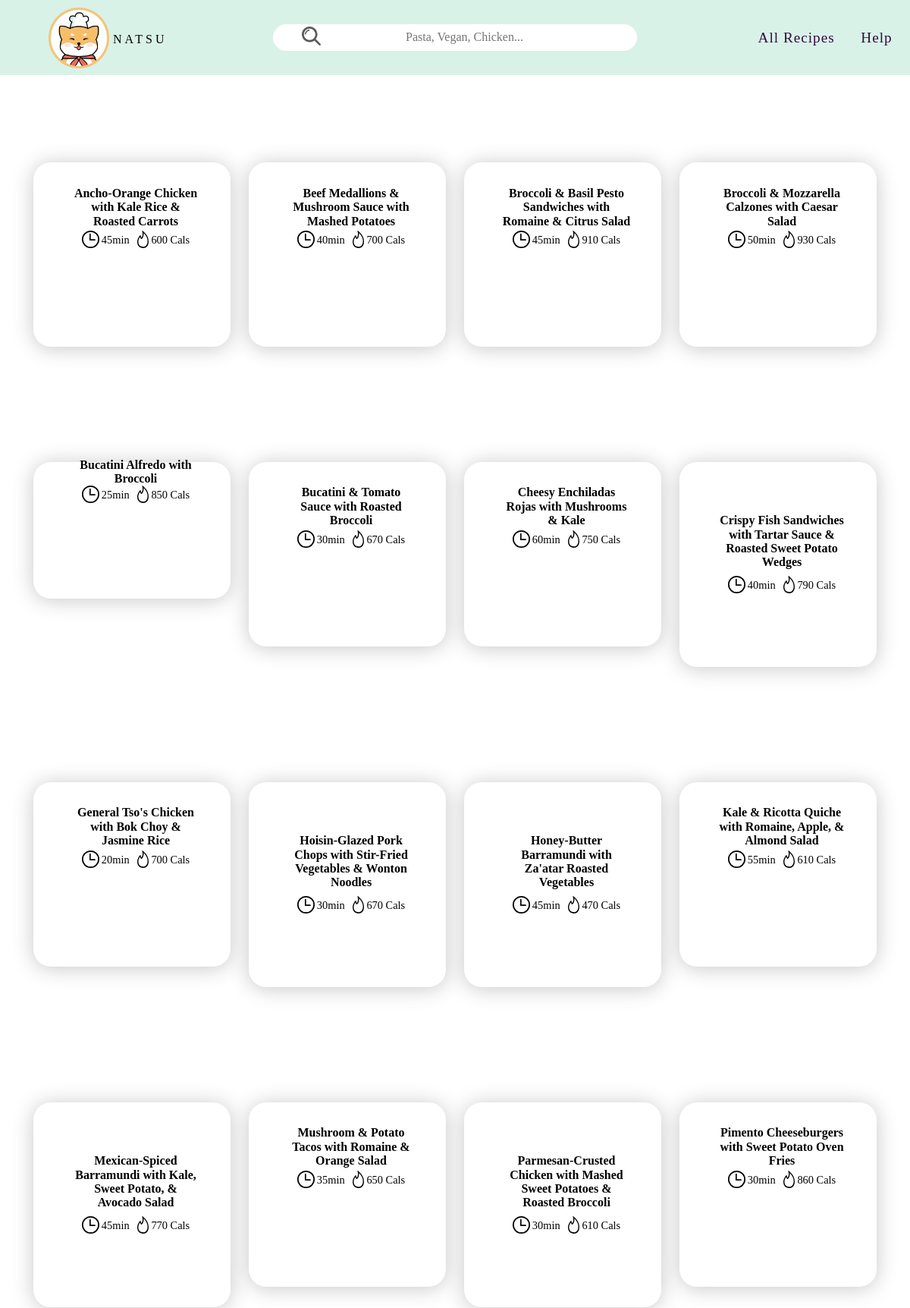
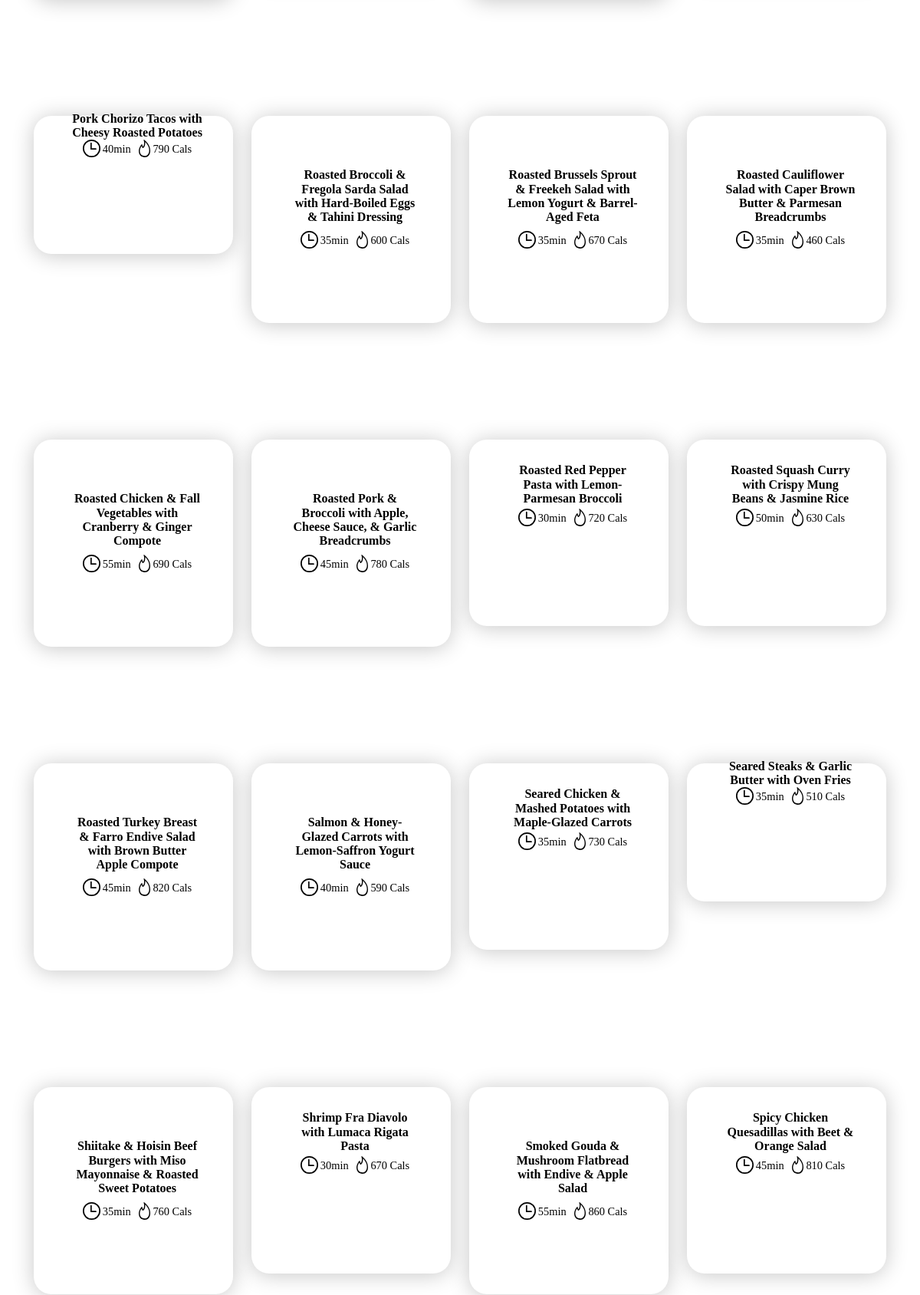
The app's page /category.php (upper part) with its own data (2 pictures, top to bottom).
### tables this page shows
CREATE TABLE `recipes` (
  `id` int(11) NOT NULL,
  `tle` varchar(42) DEFAULT NULL,
  `subtitle` varchar(47) DEFAULT NULL,
  `description` varchar(416) DEFAULT NULL,
  `type` varchar(28) DEFAULT NULL,
  `cook_time` varchar(6) DEFAULT NULL,
  `servings` varchar(10) DEFAULT NULL,
  `cal` varchar(8) DEFAULT NULL,
  `cal_per_serving` varchar(16) DEFAULT NULL,
  `rounded_img` varchar(65) DEFAULT NULL,
  `main_img` varchar(60) DEFAULT NULL,
  `ingredients_img` varchar(33) DEFAULT NULL,
  `step_imgs` varchar(461) DEFAULT NULL,
  `all_ingredients` varchar(412) DEFAULT NULL,
  `step_title_1` varchar(52) DEFAULT NULL,
  `step_desc_1` varchar(898) DEFAULT NULL,
  `step_title_2` varchar(53) DEFAULT NULL,
  `step_desc_2` varchar(896) DEFAULT NULL,
  `step_title_3` varchar(43) DEFAULT NULL,
  `step_desc_3` varchar(745) DEFAULT NULL,
  `step_title_4` varchar(46) DEFAULT NULL,
  `step_desc_4` varchar(739) DEFAULT NULL,
  `step_title_5` varchar(47) DEFAULT NULL,
  `step_desc_5` varchar(869) DEFAULT NULL,
  `step_title_6` varchar(44) DEFAULT NULL,
  `step_desc_6` varchar(593) DEFAULT NULL
);

### category.php (the view, shortened to what this page needs)
<?php
include "includes/database.php";
 $query =
 "SELECT * FROM recipes
 WHERE lower(`type`) LIKE '%{$category}%'
 ORDER BY `id` ASC";
 $result = mysqli_query($connection, $query);
?>
<!DOCTYPE html>
<html lang="en">
<head>
    <link rel="stylesheet" href="hamburgers-master/dist/hamburgers.css">
    <link rel="stylesheet" href="searchresults.css">
    <link rel="stylesheet" href="main.css">
</head>
<body>
<?php include "includes/_header.php";?>
<div class="everything">
<?php while ($row = mysqli_fetch_assoc($result)) {?>
    <?php $id = $row['id'];?>
    <div class="result">
        <a href="recipe.php?id=<?php echo $id;?>">
            <div class="result-container">
                <div class="result-grid">
                    <div class="name"><p><?php echo $row['tle']." ".$row['subtitle'];?></p></div>
                    <div class="icon">
                        <div class="sub-icon">
                            <img src="images/icons/time.svg" alt="">
                            <p><?php echo $row['cook_time'];?></p>
                        </div>
                        <div class="sub-icon">
                            <img src="images/icons/calories.svg" alt="">
                            <p><?php echo $row['cal'];?></p>
                        </div>
                    </div>
                </div>
            </div>
        </a>
</div>
<?php } ?>
</div>
</body>
</html>

### searchresults.css (style rules this page uses)
.result a { text-decoration: none; color: inherit; }
.result-container { position: relative; top: 9em; z-index: 0.5; max-width: 418px; padding: 1em; width: 93%; margin: 1em auto; border-radius: 23px; background-color: white; box-shadow: 0px 2px 28px 0px #c7c7c7; }
.result-grid { display: grid; grid-template-columns: 45% 55%; grid-row: 2fr 1fr; grid-template-areas: "dish name" "dish icon"; }
.name { grid-area: name; align-self: flex-start; padding-top: 5px; padding-left: 10px; }
.name p { font-weight: bold; text-align: end; }
.icon { text-align: end; display: flex; justify-content: space-evenly; align-self: center; }
.sub-icon { grid-area: icon; display: flex; padding-left: 10px; }
.sub-icon img { height: 23px; margin-right: 3px; }
.sub-icon p { padding-top: 4px; font-size: 0.9em; }
@media (min-width:37.5em) { .everything { display: flex; flex-wrap: wrap; margin: 0 1em; justify-content: left; } }
@media (min-width:37.5em) { .result { margin: 0 auto; padding: 4px; } }
@media (min-width:37.5em) { .result-container { margin-top: 8em; max-height: 270px; padding:1em; width: 260px; top: 4em; } }
@media (min-width:37.5em) { .result-grid { grid-template-columns: 1fr; grid-template-rows: 2fr 1fr 0.5fr ; grid-template-areas: "dish" "name" "icon"; position:relative; top: -110px; } }
@media (min-width:37.5em) { .name { align-self: center; } }
@media (min-width:37.5em) { .name p { text-align: center; padding: 0 1.5em; } }
@media (min-width:37.5em) { .icon { display: flex; justify-content: center; align-self: center; } }
@media (min-width:37.5em) { .result-container { max-width: 300px; } }
@media (min-width: 62.5em) { .everything { margin: 0 2em } }

### main.css (style rules this page uses)
html { font-family: quicksand; overflow-x: hidden; }
body { overflow-x: hidden; }
* { box-sizing: border-box; margin: 0; }

### records on screen
recipes: tle "Ancho-Orange Chicken", subtitle "with Kale Rice & Roasted Carrots", cook_time "45min", cal "600 Cals"
recipes: tle "Beef Medallions & Mushroom Sauce", subtitle "with Mashed Potatoes", cook_time "40min", cal "700 Cals"
recipes: tle "Broccoli & Basil Pesto Sandwiches", subtitle "with Romaine & Citrus Salad", cook_time "45min", cal "910 Cals"
recipes: tle "Broccoli & Mozzarella Calzones", subtitle "with Caesar Salad", cook_time "50min", cal "930 Cals"
recipes: tle "Bucatini Alfredo", subtitle "with Broccoli", cook_time "25min", cal "850 Cals"
recipes: tle "Bucatini & Tomato Sauce", subtitle "with Roasted Broccoli", cook_time "30min", cal "670 Cals"
recipes: tle "Cheesy Enchiladas Rojas", subtitle "with Mushrooms & Kale", cook_time "60min", cal "750 Cals"
recipes: tle "Crispy Fish Sandwiches", subtitle "with Tartar Sauce & Roasted Sweet Potato Wedges", cook_time "40min", cal "790 Cals"
recipes: tle "General Tso's Chicken", subtitle "with Bok Choy & Jasmine Rice", cook_time "20min", cal "700 Cals"
recipes: tle "Hoisin-Glazed Pork Chops", subtitle "with Stir-Fried Vegetables & Wonton Noodles", cook_time "30min", cal "670 Cals"
recipes: tle "Honey-Butter Barramundi", subtitle "with Za'atar Roasted Vegetables", cook_time "45min", cal "470 Cals"
recipes: tle "Kale & Ricotta Quiche", subtitle "with Romaine, Apple, & Almond Salad", cook_time "55min", cal "610 Cals"
recipes: tle "Mexican-Spiced Barramundi", subtitle "with Kale, Sweet Potato, & Avocado Salad", cook_time "45min", cal "770 Cals"
recipes: tle "Mushroom & Potato Tacos", subtitle "with Romaine & Orange Salad", cook_time "35min", cal "650 Cals"
recipes: tle "Parmesan-Crusted Chicken", subtitle "with Mashed Sweet Potatoes & Roasted Broccoli", cook_time "30min", cal "610 Cals"
recipes: tle "Pimento Cheeseburgers", subtitle "with Sweet Potato Oven Fries", cook_time "30min", cal "860 Cals"
recipes: tle "Pork Chorizo Tacos", subtitle "with Cheesy Roasted Potatoes", cook_time "40min", cal "790 Cals"
recipes: tle "Roasted Broccoli & Fregola Sarda Salad", subtitle "with Hard-Boiled Eggs & Tahini Dressing", cook_time "35min", cal "600 Cals"
recipes: tle "Roasted Brussels Sprout & Freekeh Salad", subtitle "with Lemon Yogurt & Barrel-Aged Feta", cook_time "35min", cal "670 Cals"
recipes: tle "Roasted Cauliflower Salad", subtitle "with Caper Brown Butter & Parmesan Breadcrumbs", cook_time "35min", cal "460 Cals"
recipes: tle "Roasted Chicken & Fall Vegetables", subtitle "with Cranberry & Ginger Compote", cook_time "55min", cal "690 Cals"
recipes: tle "Roasted Pork & Broccoli", subtitle "with Apple, Cheese Sauce, & Garlic Breadcrumbs", cook_time "45min", cal "780 Cals"
recipes: tle "Roasted Red Pepper Pasta", subtitle "with Lemon-Parmesan Broccoli", cook_time "30min", cal "720 Cals"
recipes: tle "Roasted Squash Curry", subtitle "with Crispy Mung Beans & Jasmine Rice", cook_time "50min", cal "630 Cals"
recipes: tle "Roasted Turkey Breast & Farro Endive Salad", subtitle "with Brown Butter Apple Compote", cook_time "45min", cal "820 Cals"
recipes: tle "Salmon & Honey-Glazed Carrots", subtitle "with Lemon-Saffron Yogurt Sauce", cook_time "40min", cal "590 Cals"
recipes: tle "Seared Chicken & Mashed Potatoes", subtitle "with Maple-Glazed Carrots", cook_time "35min", cal "730 Cals"
recipes: tle "Seared Steaks & Garlic Butter", subtitle "with Oven Fries", cook_time "35min", cal "510 Cals"
recipes: tle "Shiitake & Hoisin Beef Burgers", subtitle "with Miso Mayonnaise & Roasted Sweet Potatoes", cook_time "35min", cal "760 Cals"
recipes: tle "Shrimp Fra Diavolo", subtitle "with Lumaca Rigata Pasta", cook_time "30min", cal "670 Cals"
recipes: tle "Smoked Gouda & Mushroom Flatbread", subtitle "with Endive & Apple Salad", cook_time "55min", cal "860 Cals"
recipes: tle "Spicy Chicken Quesadillas", subtitle "with Beet & Orange Salad", cook_time "45min", cal "810 Cals"
